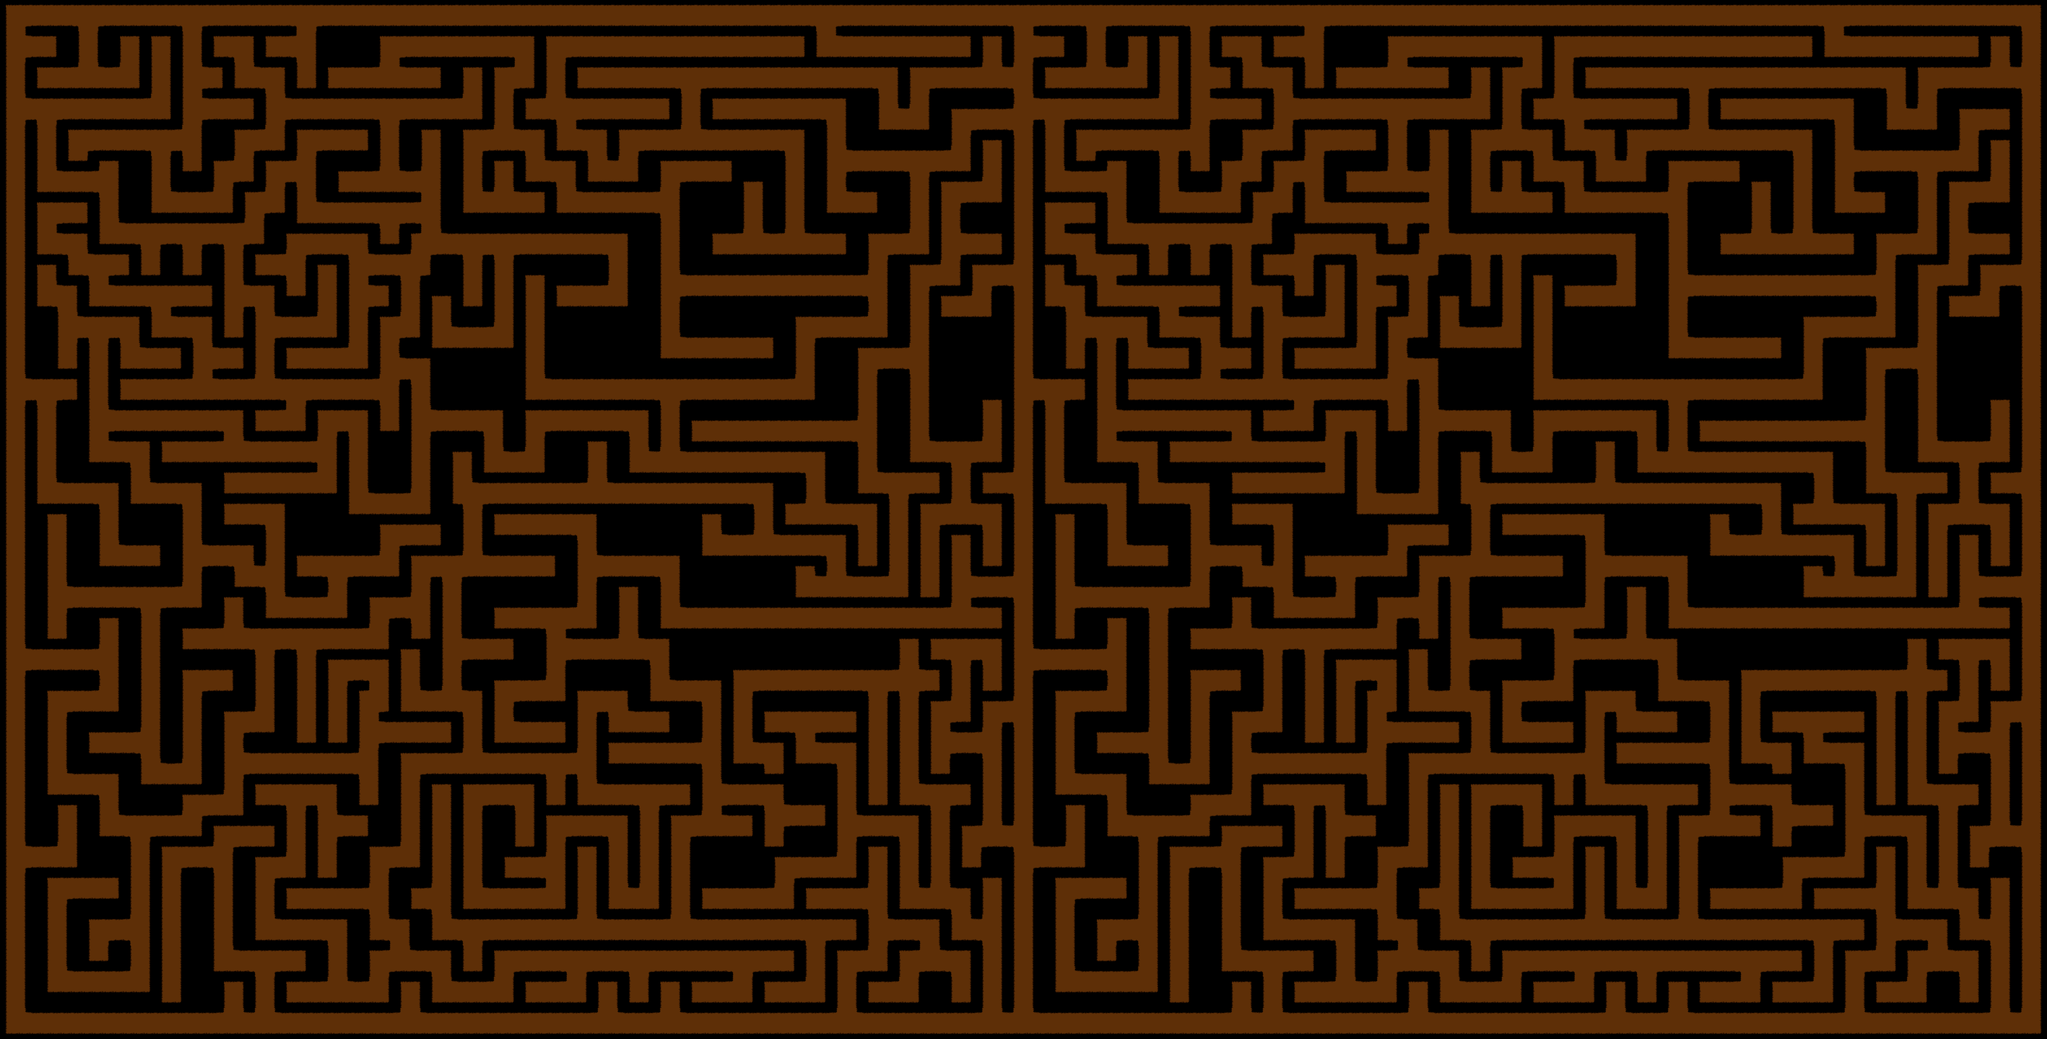

A 2D game scene composited from a Tiled map and its tileset images. What follows is a short description and the map's XML, with each tile layer's data collapsed to a summary:
An orthogonal 197x100 tile map with 32x32 px tiles, 2 tile layers (Fundo, Labirinto) and 61 objects (46x Score, 12x Colisor, Levelmap, Jogador).

<map version="1.0" tiledversion="1.1.4" orientation="orthogonal" renderorder="right-down" width="197" height="100" tilewidth="32" tileheight="32" infinite="0" nextobjectid="51">
 <tileset firstgid="1" name="fundocaverna_spritesheet" tilewidth="32" tileheight="32" tilecount="15" columns="5">
  <image source="tilesets/fundocaverna_spritesheet.png" width="160" height="96" />
  <terraintypes>
   <terrain name="cave" tile="8" />
  </terraintypes>
  <tile id="0" terrain="0,0,0,">
   <properties>
    <property name="config" value="assets/mapa/tilesets/config_mapa.txt" />
   </properties>
   <objectgroup draworder="index">
    <object id="1" name="Colisor" x="14" y="17.3333" width="17.3333" height="14.3333">
     <properties>
      <property name="Colisao" type="bool" value="true" />
     </properties>
    </object>
   </objectgroup>
  </tile>
  <tile id="1" terrain="0,0,,0">
   <objectgroup draworder="index">
    <object id="1" name="Colisor" x="0.333333" y="17" width="16.3333" height="15.3333">
     <properties>
      <property name="Colisao" type="bool" value="true" />
     </properties>
    </object>
   </objectgroup>
  </tile>
  <tile id="2" terrain=",,,0">
   <objectgroup draworder="index">
    <object id="1" name="Colisor" x="18" y="31.4545">
     <properties>
      <property name="Colisao" type="bool" value="true" />
     </properties>
     <polyline points="0,0 -0.363636,-16.7273 14,-16.7273 14,-31.6364 -17.8182,-31.4545 -18,0.727273 -0.363636,0.363636" />
    </object>
   </objectgroup>
  </tile>
  <tile id="3" terrain=",,0,0">
   <objectgroup draworder="index">
    <object id="1" name="Colisor" x="0" y="0" width="31.8182" height="14.9091">
     <properties>
      <property name="Colisao" type="bool" value="true" />
     </properties>
    </object>
   </objectgroup>
  </tile>
  <tile id="4" terrain=",,0,">
   <properties>
    <property name="Colisao" type="bool" value="true" />
   </properties>
   <objectgroup draworder="index">
    <object id="1" name="Colisor" x="0" y="14.5455">
     <properties>
      <property name="Colisao" type="bool" value="true" />
     </properties>
     <polyline points="0,0 0,-14.7273 31.6364,-14.5455 32.1818,17.0909 13.8182,17.2727 13.2727,0 0.363636,0" />
    </object>
   </objectgroup>
  </tile>
  <tile id="5" terrain="0,,0,0">
   <objectgroup draworder="index">
    <object id="1" name="Colisor" x="14.3333" y="0" width="17.6667" height="14.6667">
     <properties>
      <property name="Colisao" type="bool" value="true" />
     </properties>
    </object>
   </objectgroup>
  </tile>
  <tile id="6" terrain=",0,0,0">
   <objectgroup draworder="index">
    <object id="1" name="Colisor" x="0" y="0" width="16.6667" height="14.3333">
     <properties>
      <property name="Colisao" type="bool" value="true" />
     </properties>
    </object>
   </objectgroup>
  </tile>
  <tile id="7" terrain=",0,,0">
   <objectgroup draworder="index">
    <object id="1" name="Colisor" x="0" y="0.181818" width="18.3636" height="31.8182">
     <properties>
      <property name="Colisao" type="bool" value="true" />
     </properties>
    </object>
   </objectgroup>
  </tile>
  <tile id="8" type="Caminhavel" terrain="0,0,0,0">
   <properties>
    <property name="config" value="assets/mapa/tilesets/config_mapa.txt" />
   </properties>
   <objectgroup draworder="index" />
  </tile>
  <tile id="9" terrain="0,,0,">
   <objectgroup draworder="index">
    <object id="1" name="Colisor" x="14" y="0.181818" width="18" height="31.6364">
     <properties>
      <property name="Colisao" type="bool" value="true" />
     </properties>
    </object>
   </objectgroup>
  </tile>
  <tile id="10">
   <properties>
    <property name="Colisao" type="bool" value="true" />
   </properties>
   <objectgroup draworder="index">
    <object id="1" x="0.333333" y="0" width="31.6667" height="32.3333">
     <properties>
      <property name="Colisao" type="bool" value="true" />
     </properties>
    </object>
   </objectgroup>
  </tile>
  <tile id="12" terrain=",0,,">
   <objectgroup draworder="index">
    <object id="2" name="Colisor" x="0" y="0">
     <properties>
      <property name="Colisao" type="bool" value="true" />
     </properties>
     <polyline points="0,0 -0.181818,31.6364 31.8182,31.6364 32,16.1818 18.9091,16.3636 18.5455,0 0.181818,-0.181818" />
    </object>
   </objectgroup>
  </tile>
  <tile id="13" terrain="0,0,,">
   <objectgroup draworder="index">
    <object id="1" name="Colisor" x="0.181818" y="15.4545" width="31.6364" height="16.7273">
     <properties>
      <property name="Colisao" type="bool" value="true" />
     </properties>
    </object>
   </objectgroup>
  </tile>
  <tile id="14" terrain="0,,,">
   <properties>
    <property name="Colisao" type="bool" value="true" />
   </properties>
   <objectgroup draworder="index">
    <object id="1" name="Colisor" x="0" y="16.7273">
     <polyline points="0,0 13.6364,0 13.8182,-16.3636 31.6364,-16.3636 32,15.0909 0.181818,15.0909 -0.181818,0" />
    </object>
   </objectgroup>
  </tile>
 </tileset>
 <layer name="Fundo" width="197" height="100">
  <data>[19700 cells, 19700 non-empty, 1 distinct tile ids]</data>
 </layer>
 <layer name="Labirinto" width="197" height="100" opacity="0.98">
  <data>[19700 cells, 16980 non-empty, 13 distinct tile ids]</data>
 </layer>
 <objectgroup name="Portal">
  <object id="4" name="Portal1" type="Levelmap" x="4502.67" y="1399.02" width="50" height="50" />
 </objectgroup>
 <objectgroup name="Objetos">
  <object id="5" name="Score46" type="Score" x="385" y="129" width="32" height="32" />
  <object id="6" name="Score44" type="Score" x="736" y="321" width="32" height="32" />
  <object id="7" name="Score30" type="Score" x="1728.79" y="895.939" width="32" height="32" />
  <object id="8" name="Score8" type="Score" x="1121" y="2432" width="32" height="32" />
  <object id="9" name="Score6" type="Score" x="896" y="2752" width="32" height="32" />
  <object id="10" name="Score3" type="Score" x="2176" y="2752" width="32" height="32" />
  <object id="11" name="Score2" type="Score" x="3041" y="2721" width="32" height="32" />
  <object id="12" name="Score11" type="Score" x="2880" y="1984" width="32" height="32" />
  <object id="13" name="Score10" type="Score" x="2368" y="2336.67" width="32" height="32" />
  <object id="14" name="Score31" type="Score" x="800" y="800.667" width="32" height="32" />
  <object id="15" name="Score17" type="Score" x="1312" y="1633" width="32" height="32" />
  <object id="16" name="Score26" type="Score" x="799.667" y="1280.94" width="32" height="32" />
  <object id="17" name="Score36" type="Score" x="2208" y="737" width="32" height="32" />
  <object id="18" name="Score39" type="Score" x="2208" y="321" width="32" height="32" />
  <object id="19" name="Score15" type="Score" x="2849" y="1793" width="32" height="32" />
  <object id="20" name="Score22" type="Score" x="2848" y="1472" width="32" height="32" />
  <object id="21" name="Score24" type="Score" x="2144" y="1313" width="32" height="32" />
  <object id="22" name="Score7" type="Score" x="799.667" y="2561.33" width="32" height="32" />
  <object id="23" name="Score20" type="Score" x="160" y="1601" width="32" height="32" />
  <object id="24" name="Score19" type="Score" x="448" y="1697" width="32" height="32" />
  <object id="25" name="Score21" type="Score" x="705" y="1473" width="32" height="32" />
  <object id="26" name="Score28" type="Score" x="1344" y="929" width="32" height="32" />
  <object id="27" name="Score40" type="Score" x="1536" y="512" width="32" height="32" />
  <object id="28" name="Score41" type="Score" x="1633" y="321" width="32" height="32" />
  <object id="29" name="Score25" type="Score" x="1184.67" y="1280" width="32" height="32" />
  </objectgroup>
 <objectgroup name="Player">
  <!-- 1 objects omitted --></objectgroup>
</map>
<!-- 22 of 61 objects omitted -->
